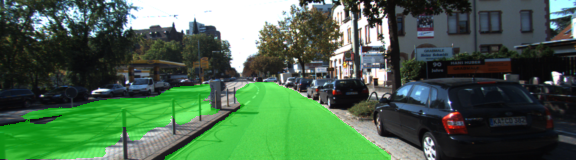
#> input picture images/runs/uu_000000.png, 576 x 160 px, found by its file name
$ jupyter execute --allow-errors exploratory_data_analysis.ipynb   (shell and % lines are left out)
#> lines starting #> are read from the running program, lines starting #| are printed output that depends on the picture
# Exploratory Data Analysis

#### KITTI Dataset

http://www.cvlibs.net/datasets/kitti/eval_road.php

From their website:

The road and lane estimation benchmark consists of 289 training and 290 test images. It contains three different categories of road scenes:

- uu - urban unmarked (98/100)
- um - urban marked (95/96)
- umm - urban multiple marked lanes (96/94)
- urban - combination of the three above

Ground truth has been generated by manual annotation of the images and is available for two different road terrain types:

- road - the road area, i.e, the composition of all lanes, and
- lane - the ego-lane, i.e., the lane the vehicle is currently driving on (only available for category "um").

Ground truth is provided for training images only.

##### Reference Paper

- http://www.cvlibs.net/publications/Fritsch2013ITSC.pdf

[cell 1]
import numpy as np
import pandas as pd
import matplotlib.pyplot as plt
import cv2

plt.style.use('ggplot')

[cell 2]
def show_image(img, title):
    plt.imshow(img)
    plt.axis('off')
    plt.title(title)
    plt.show()

### Urban Unmarked

[cell 3]
uu_img = cv2.imread('data/data_road/training/image_2/uu_000000.png')
#> uu_img is the input picture: shape (160, 576, 3); mean B, G, R 77, 102.2, 73.3
uu_img = cv2.cvtColor(uu_img, cv2.COLOR_BGR2RGB)

uu_road_img = cv2.imread('data/data_road/training/gt_image_2/uu_road_000000.png')
#> (the rest of this cell did not finish here and is left out)

[cell 4]
show_image(uu_img, 'Urban Unmarked')
#> (the rest of this cell did not finish here and is left out)

show_image(uu_road_overlay, 'Road Overlay')

### Urban Marked

[cell 5]
um_img = cv2.imread('data/data_road/training/image_2/um_000000.png')
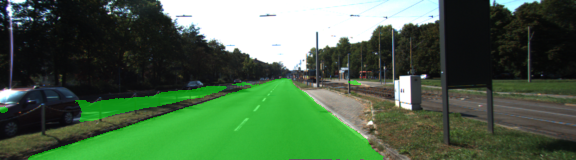
#> input picture images/runs/um_000000.png, 576 x 160 px, found by its file name
#> um_img is the input picture: shape (160, 576, 3); mean B, G, R 71.9, 100.6, 73.7
um_img = cv2.cvtColor(um_img, cv2.COLOR_BGR2RGB)

um_lane_img = cv2.imread('data/data_road/training/gt_image_2/um_lane_000000.png')
#> (the rest of this cell did not finish here and is left out)

[cell 6]
show_image(um_img, 'Urban Marked Image')

#> (the rest of this cell did not finish here and is left out)

show_image(um_lane_overlay, 'Lane Overlay')

show_image(um_road_img, 'Road Label')
show_image(um_road_overlay, 'Road Overlay')

### Urban Multiple Marked

[cell 7]
umm_img = cv2.imread('data/data_road/training/image_2/umm_000000.png')
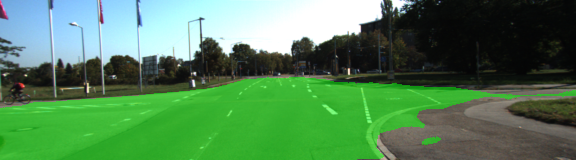
#> input picture images/runs/umm_000000.png, 576 x 160 px, found by its file name
#> umm_img is the input picture: shape (160, 576, 3); mean B, G, R 87.1, 129.7, 81.7
umm_img = cv2.cvtColor(umm_img, cv2.COLOR_BGR2RGB)

umm_road_img = cv2.imread('data/data_road/training/gt_image_2/umm_road_000000.png')
#> (the rest of this cell did not finish here and is left out)
